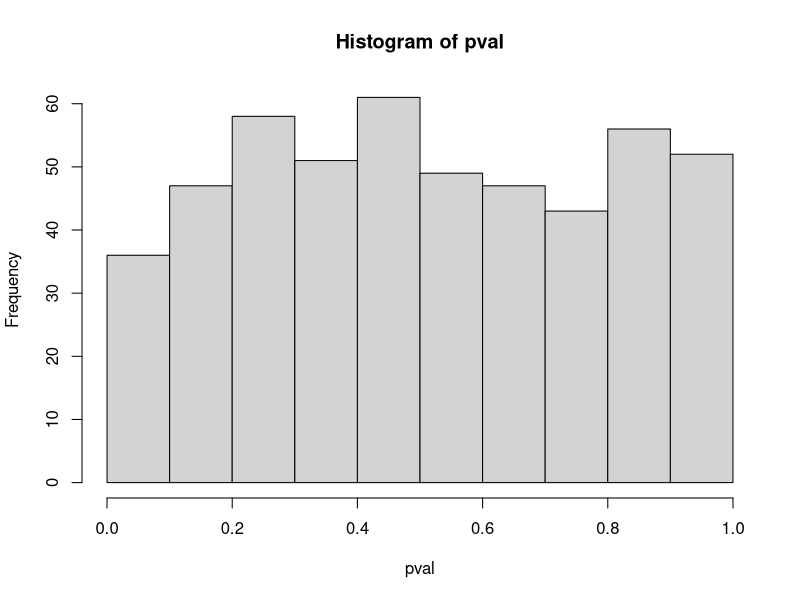

Generate this figure with R:
set.seed(101)

randomNumber = rbinom(n = 500, size = 1000, prob = 0.5)

P = ecdf(randomNumber) 
pval = 1 - pbinom((randomNumber - 1), size = 1000, prob = 0.5)
hist(pval)
